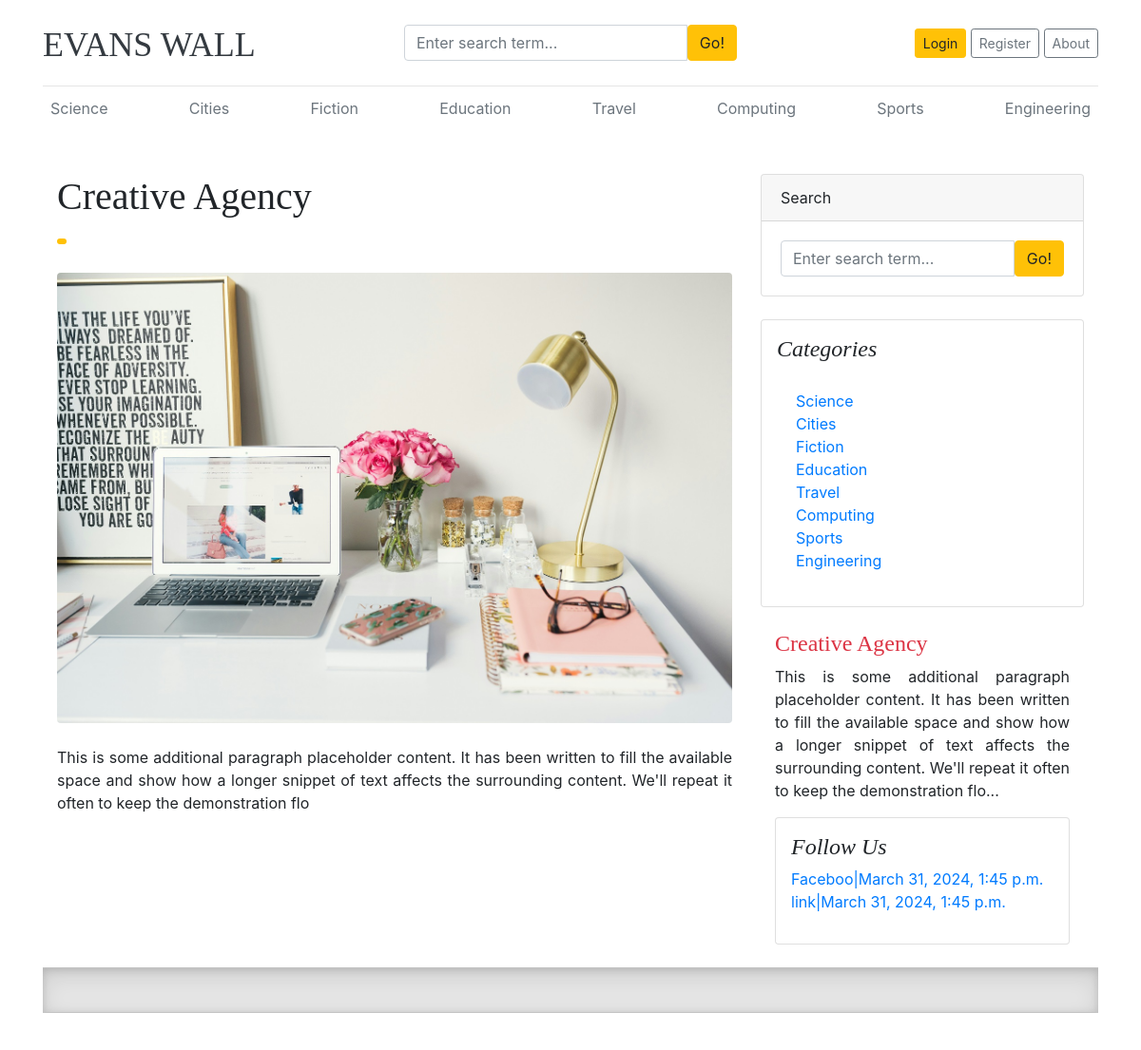
Page /category/about/ (upper part) on the earlier database version.
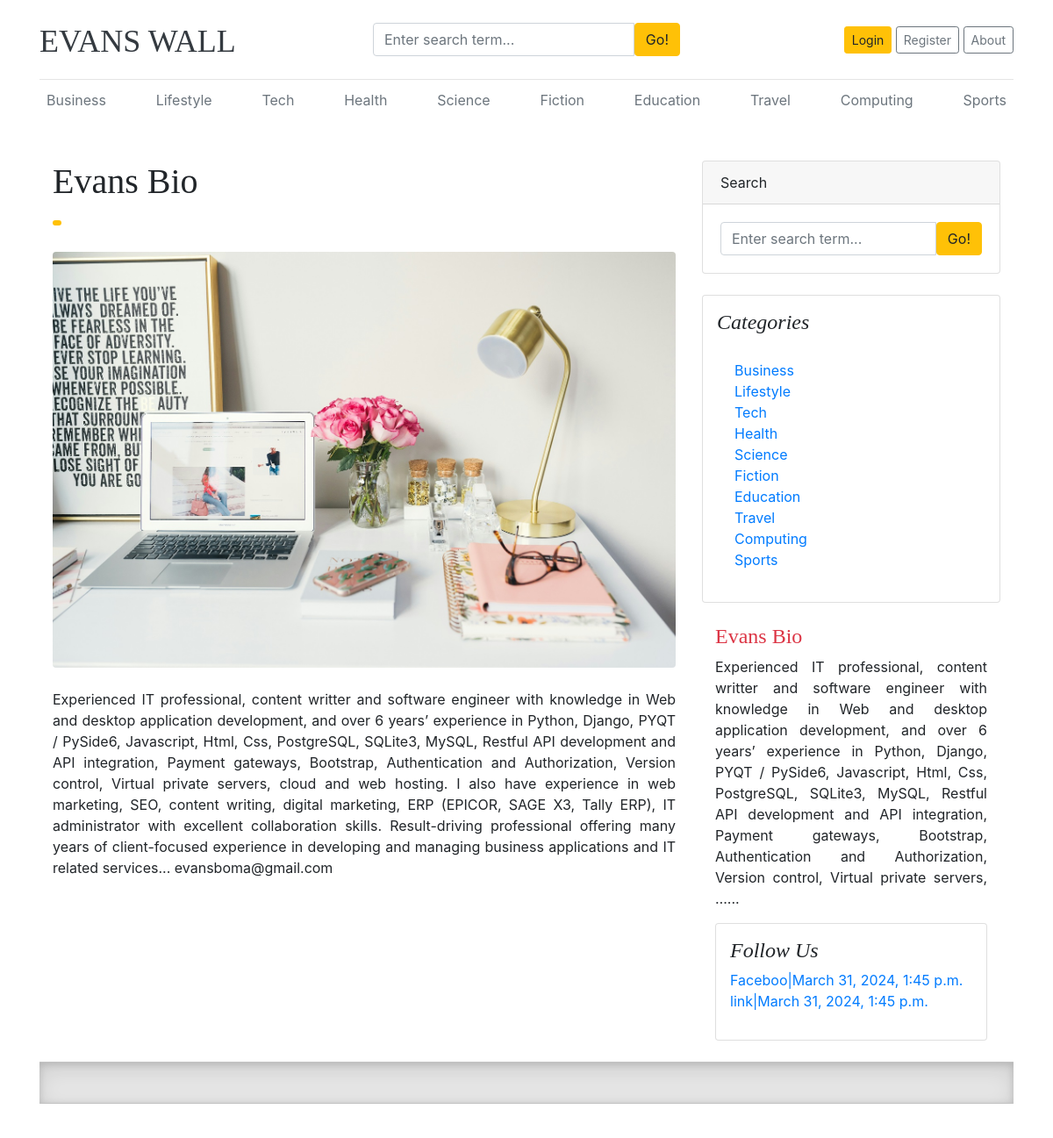
Same page on the later database version.
### blogs/models.py (models this page shows, shortened)
class Category(models.Model):
    category_name = models.CharField(max_length = 50, unique=True)
    category_decription = models.CharField(max_length = 150, unique=True, null=True)
    created_at = models.DateTimeField(auto_now_add =True)
    updated_at = models.DateTimeField(auto_now_add =True)
    class Meta:
        verbose_name_plural = 'Categories'

class About(models.Model):
    about_heading = models.CharField(max_length = 25)
    about_descrip = models.TextField(max_length = 4000)
    created_at = models.DateTimeField(auto_now_add = True)
    updated_at = models.DateTimeField(auto_now = True)
    class Meta:
        verbose_name_plural = 'About'

class SocialLink(models.Model):
    platform = models.CharField(max_length =25)
    links = models.URLField(max_length = 100)
    created_at = models.DateTimeField(auto_now_add= True)
    updated_at = models.DateTimeField(auto_now=True)

### blogs/views.py (the view)
# urls.py: path('about/', views.about, name='about'),
def about(request):
    myabout = get_object_or_404(About)
    data = {
        'myabout': myabout,
    }
    return render(request, 'blogs/about.html', data)

### blogs/context_processors.py (called while the page is built)
def get_categories(request):
    categories = Category.objects.all().order_by('-updated_at')
    return dict(categories=categories)

def get_social_links(request):
    social_links = SocialLink.objects.all()
    return dict(social_links=social_links)

def get_about(request):
    theabout = About.objects.all()
    return dict(theabout=theabout)

### templates/blogs/about.html (shortened to what this page needs)
{% extends 'base.html' %}
{% load static %}
{% block content %}
<div class="container mt-5">
    <div class="row">
        <div class="col-lg-8">
            <article>
                <header class="mb-4">
                    <h1 class="fw-bolder mb-1">{{myabout.about_heading}}</h1>
                    <a class="badge bg-warning text-decoration-none text-light" href="#!"> </a>
                </header>
                <figure class="mb-4"><img class="img-fluid rounded" src="{% static 'images/cover.jpg' %}" alt="..." /></figure>
                <section class="mb-5">
                    <p class="fs-5 mb-4 text-justify">{{myabout.about_descrip}}</p>
                    </section>
            </article>
        </div>
        <div class="col-lg-4">
            <div class="card mb-4">
                <div class="card-header">Search</div>
                <div class="card-body">
                    <form action="{% url 'search' %}" method="GET">
                        <div class="input-group">
                          <input class="form-control" type="text" name="keyword" placeholder="Enter search term..." aria-label="Enter search term..." aria-describedby="button-search" />
                          <button type="submit" class="btn btn-warning" id="button-search">Go!</button>
                        </div>
                </div>
            </div>
            <div class="card mb-4 p-3">
                <h4 class="font-italic">Categories</h4>
                <div class="card-body">
                    <div class="row">
                        <div class="col-sm-6">
                            <ul class="list-unstyled mb-0">
                                {% for cat in categories %}
                                <li><a href="{% url 'post_by_category' cat.id %}">{{cat.category_name}}</a></li>
                                {% endfor %}
                            </ul>
                        </div>
                    </div>
                </div>
            </div>
            <div class="col-md-12">
                <div class="position-sticky" style="top: 2rem;">
                  <div class="p-8 mb-3 bg-body-tertiary rounded">
                    {% for i in theabout %}
                    <h4 class="fst-italic"><a href="{% url 'about' %}" class="text-danger"> {{i.about_heading }}</a></h4>
                    <p class="mb-0 text-justify">{{ i.about_descrip | truncatewords:50 }}...</p>
                    {% endfor %}
                  </div>
            {% if social_links %}
            <div class="card mb-4 p-3">
                <h4 class="font-italic">Follow Us</h4>
                <ol class="list-unstyled">
                    {% for i in social_links %}
                    <li><a href="{{i.link}}" target="_blank">{{i.platform}}|{{i.created_at}}</a></li>
                    {% endfor %}
                </ol>
            </div>
            {% endif %}
        </div>
    </div>
</div>
{% include 'includes/footerForm.html' %}
{% endblock %}

### templates/base.html (shortened to what this page needs)
{% load static %}
<!DOCTYPE html>
<html lang="en">
<head>
    <link href="https://getbootstrap.com/docs/4.0/dist/css/bootstrap.min.css" rel="stylesheet">
    <link href="{% static 'css/blog.css' %}" rel="stylesheet">
    <link href="{% static 'css/footer.css' %}" rel="stylesheet">
    <link rel="stylesheet" href="https://cdnjs.cloudflare.com/ajax/libs/font-awesome/4.7.0/css/font-awesome.min.css">
  </head>
<body>
    <div class="container">
      <header class="blog-header py-3">
        <div class="row flex-nowrap justify-content-between align-items-center">
          <div class="col-4 pt-1">
            <a class="blog-header-logo text-dark" href="/">EVANS WALL</a>
          </div>
          <div class="col-4">
            <form action="{% url 'search' %}" method="GET">
              <div class="input-group">
                <input class="form-control" type="text" name="keyword" value="{{thesearchterm}}" placeholder="Enter search term..." aria-label="Enter search term..." aria-describedby="button-search" />
                <button type="submit" class="btn btn-warning" id="button-search">Go!</button>
              </div>
          </form>
          </div>
          <div class="col-4 d-flex justify-content-end align-items-center">
            {% if not user.is_authenticated %}
            <a class="btn btn-sm btn-warning" href="{% url 'login' %}">Login</a> &nbsp;
            <a class="btn btn-sm btn-outline-secondary" href="{% url 'register' %}">Register</a>&nbsp;
            <a class="btn btn-sm btn-outline-secondary" href="{% url 'about' %}">About</a>
            {% endif %}
          </div>
        </div>
      </header>
      <div class="nav-scroller py-1 mb-2">
        <nav class="nav d-flex justify-content-between">
          {% if categories %}
                {% for category in categories %}
                    <a class="p-2 text-muted" href="{% url 'post_by_category' category.id %}">{{ category.category_name }}</a>
                {% endfor %}
                {% else %}
                    <a class="p-2 text-muted" href="#">No Categories</a>
          {% endif %}
        </nav>
      </div>
            {% block content %}
            {% endblock %}
  </body>
</html>

Differences in the rows shown:
removed Category: category_name "Cities"
removed Category: category_name "Engineering"
added Category: category_name "Business"
added Category: category_name "Lifestyle"
added Category: category_name "Tech"
added Category: category_name "Health"
changed About: about_heading "Creative Agency" → "Evans Bio"; about_descrip "This is some additional paragraph placeholder content. It has been written to fill the available space and show how a longer snippet of text affects the surrounding content. We'll repeat it often to keep the demonstration flo" → "Experienced IT professional, content writter and software engineer with knowledge in Web and desktop application development, and over 6 years’ experience in Python, Django, PYQT / PySide6, Javascript, Html, Css, PostgreSQL, SQLite3, MySQL, Restful API development and API integration, Payment gateways, Bootstrap, Authentication and Authorization, Version control, Virtual private servers, cloud and web hosting. I also have experience in web marketing, SEO, content writing, digital marketing, ERP (EPICOR, SAGE X3, Tally ERP), IT administrator with excellent collaboration skills. Result-driving professional offering many years of client-focused experience in developing and managing business…"; about_descrip "This is some additional paragraph placeholder content. It has been written to fill the available space and show how a longer snippet of text affects the surrounding content. We'll repeat it often to keep the demonstration flo" → "Experienced IT professional, content writter and software engineer with knowledge in Web and desktop application development, and over 6 years’ experience in Python, Django, PYQT / PySide6, Javascript, Html, Css, PostgreSQL, SQLite3, MySQL, Restful API development and API integration, Payment gateways, Bootstrap, Authentication and Authorization, Version control, Virtual private servers, …"
